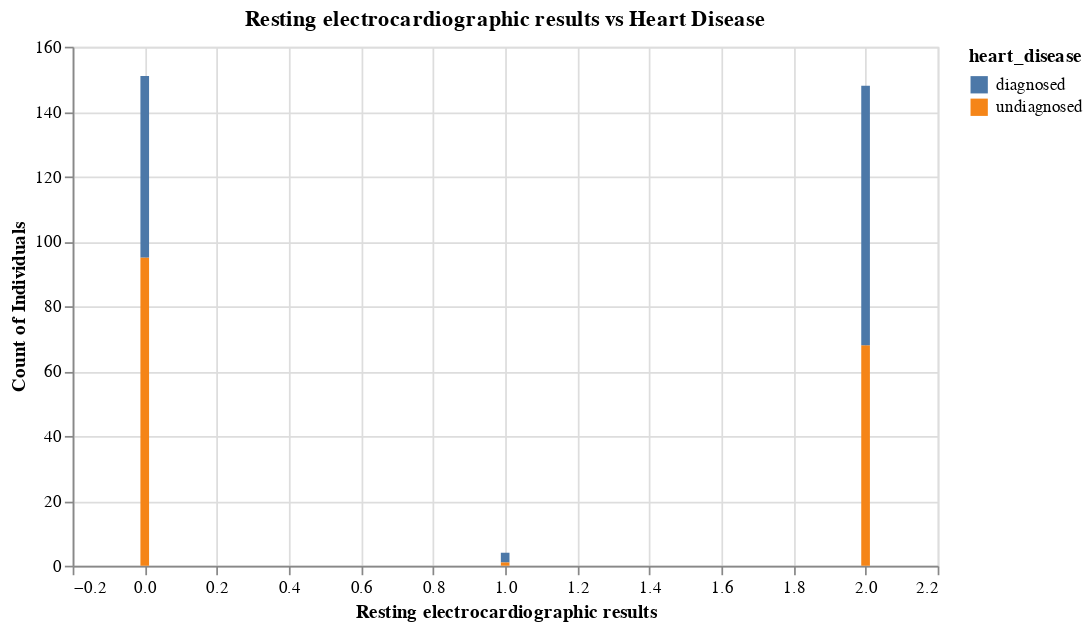

Here is the notebook cell this chart was saved with:
### Markdown cell above
The percetanges seems similar in both categories so we will regard this as little to no correlation for now.

### Code cell
restecg_graph = (
    alt.Chart(heart_disease_data, title = "Resting electrocardiographic results vs Heart Disease")  
    .mark_bar()
    .encode(
        x=alt.X("resting_electrocardiographic _results", title= "Resting electrocardiographic results"), 
        y=alt.Y("count()", title= "Count of Individuals"), color="heart_disease"
    ).properties(width=500, height=300)
)
restecg_graph

### Figure 1 — Vega-Lite specification as saved in the notebook (floating-point values rounded to 4 significant figures; data arrays with more than 128 entries replaced by an {"elided": "..."} marker saying what was removed)
{"config": {"view": {"continuousWidth": 400, "continuousHeight": 300}}, "data": {"name": "data-d97bc0de9cd967ceb55bfed1c69299e0"}, "mark": "bar", "encoding": {"color": {"field": "heart_disease", "type": "nominal"}, "x": {"field": "resting_electrocardiographic _results", "title": "Resting electrocardiographic results", "type": "quantitative"}, "y": {"aggregate": "count", "title": "Count of Individuals", "type": "quantitative"}}, "height": 300, "title": "Resting electrocardiographic results vs Heart Disease", "width": 500, "$schema": "https://vega.github.io/schema/vega-lite/v4.17.0.json", "datasets": {"data-d97bc0de9cd967ceb55bfed1c69299e0": {"elided": "303 records"}}}
